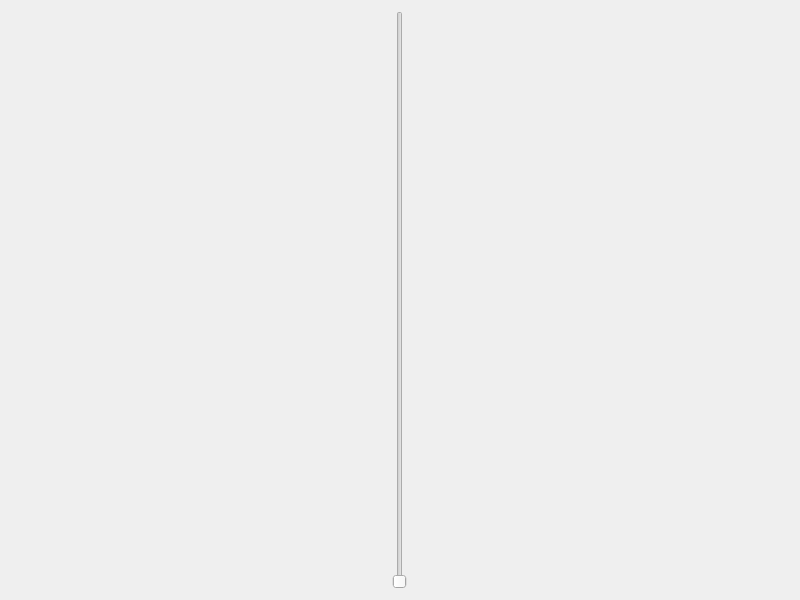
<?xml version="1.0" encoding="UTF-8"?>
<ui version="4.0">
 <class>Widget</class>
 <widget class="QWidget" name="Widget">
  <property name="geometry">
   <rect>
    <x>0</x>
    <y>0</y>
    <width>800</width>
    <height>600</height>
   </rect>
  </property>
  <property name="windowTitle">
   <string>Widget</string>
  </property>
  <layout class="QHBoxLayout" name="horizontalLayout">
   <item>
    <widget class="CustomSlider" name="uiCSlider">
     <property name="sizePolicy">
      <sizepolicy hsizetype="Fixed" vsizetype="Expanding">
       <horstretch>0</horstretch>
       <verstretch>0</verstretch>
      </sizepolicy>
     </property>
     <property name="orientation">
      <enum>Qt::Vertical</enum>
     </property>
    </widget>
   </item>
  </layout>
 </widget>
 <customwidgets>
  <customwidget>
   <class>CustomSlider</class>
   <extends>QSlider</extends>
   <header>customslider.h</header>
  </customwidget>
 </customwidgets>
 <resources/>
 <connections/>
</ui>
